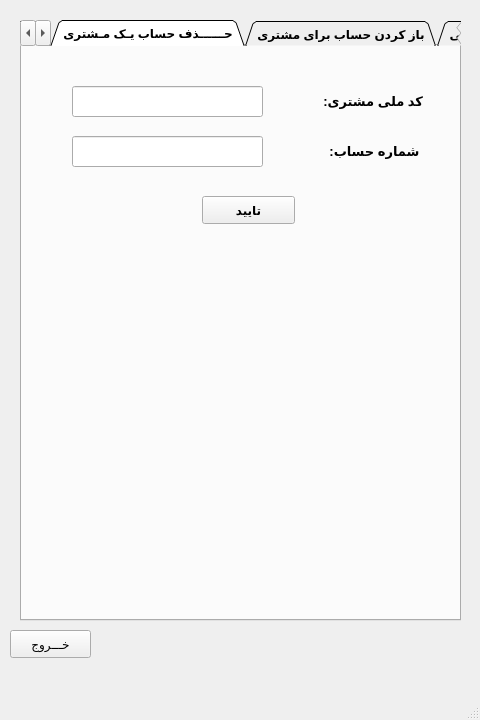
<?xml version="1.0" encoding="UTF-8"?>
<ui version="4.0">
 <class>Mnager</class>
 <widget class="QMainWindow" name="Mnager">
  <property name="geometry">
   <rect>
    <x>0</x>
    <y>0</y>
    <width>480</width>
    <height>720</height>
   </rect>
  </property>
  <property name="windowTitle">
   <string>MainWindow</string>
  </property>
  <widget class="QWidget" name="centralwidget">
   <widget class="QTabWidget" name="tabWidget">
    <property name="geometry">
     <rect>
      <x>20</x>
      <y>20</y>
      <width>441</width>
      <height>601</height>
     </rect>
    </property>
    <property name="font">
     <font>
      <weight>75</weight>
      <italic>false</italic>
      <bold>true</bold>
      <underline>false</underline>
      <kerning>false</kerning>
     </font>
    </property>
    <property name="cursor">
     <cursorShape>ArrowCursor</cursorShape>
    </property>
    <property name="mouseTracking">
     <bool>false</bool>
    </property>
    <property name="toolTip">
     <string/>
    </property>
    <property name="layoutDirection">
     <enum>Qt::RightToLeft</enum>
    </property>
    <property name="tabPosition">
     <enum>QTabWidget::North</enum>
    </property>
    <property name="tabShape">
     <enum>QTabWidget::Triangular</enum>
    </property>
    <property name="currentIndex">
     <number>5</number>
    </property>
    <property name="elideMode">
     <enum>Qt::ElideNone</enum>
    </property>
    <property name="usesScrollButtons">
     <bool>true</bool>
    </property>
    <property name="documentMode">
     <bool>false</bool>
    </property>
    <property name="tabsClosable">
     <bool>false</bool>
    </property>
    <property name="movable">
     <bool>true</bool>
    </property>
    <property name="tabBarAutoHide">
     <bool>false</bool>
    </property>
    <widget class="QWidget" name="tab_leave_4">
     <attribute name="title">
      <string>درخــــواســـت مـــرخــصـــی</string>
     </attribute>
     <widget class="QTextBrowser" name="text_qu_13">
      <property name="geometry">
       <rect>
        <x>20</x>
        <y>30</y>
        <width>391</width>
        <height>51</height>
       </rect>
      </property>
      <property name="font">
       <font>
        <family>System</family>
        <weight>75</weight>
        <italic>false</italic>
        <bold>true</bold>
        <underline>false</underline>
        <kerning>false</kerning>
       </font>
      </property>
      <property name="frameShape">
       <enum>QFrame::Box</enum>
      </property>
      <property name="frameShadow">
       <enum>QFrame::Sunken</enum>
      </property>
      <property name="lineWidth">
       <number>1</number>
      </property>
      <property name="html">
       <string>&lt;!DOCTYPE HTML PUBLIC &quot;-//W3C//DTD HTML 4.0//EN&quot; &quot;http://www.w3.org/TR/REC-html40/strict.dtd&quot;&gt;
&lt;html&gt;&lt;head&gt;&lt;meta name=&quot;qrichtext&quot; content=&quot;1&quot; /&gt;&lt;style type=&quot;text/css&quot;&gt;
p, li { white-space: pre-wrap; }
&lt;/style&gt;&lt;/head&gt;&lt;body style=&quot; font-family:'System'; font-size:7.8pt; font-weight:600; font-style:normal;&quot;&gt;
&lt;p align=&quot;right&quot; dir='rtl' style=&quot; margin-top:0px; margin-bottom:0px; margin-left:0px; margin-right:0px; -qt-block-indent:0; text-indent:0px;&quot;&gt;&lt;span style=&quot; font-family:'MS Shell Dlg 2'; font-size:16pt; font-weight:400; vertical-align:super;&quot;&gt;لطفا جهت ثبت در خواست مرخصی کادر زیر وارد کنید.&lt;/span&gt;&lt;/p&gt;&lt;/body&gt;&lt;/html&gt;</string>
      </property>
     </widget>
     <widget class="QGroupBox" name="groupBox_leave_4">
      <property name="geometry">
       <rect>
        <x>10</x>
        <y>110</y>
        <width>411</width>
        <height>171</height>
       </rect>
      </property>
      <property name="title">
       <string>برگه درخواست مرخصی</string>
      </property>
      <widget class="QTextBrowser" name="text_qu_14">
       <property name="geometry">
        <rect>
         <x>10</x>
         <y>30</y>
         <width>391</width>
         <height>131</height>
        </rect>
       </property>
       <property name="font">
        <font>
         <family>System</family>
         <weight>75</weight>
         <italic>false</italic>
         <bold>true</bold>
         <underline>false</underline>
         <kerning>false</kerning>
        </font>
       </property>
       <property name="frameShape">
        <enum>QFrame::Box</enum>
       </property>
       <property name="frameShadow">
        <enum>QFrame::Sunken</enum>
       </property>
       <property name="lineWidth">
        <number>1</number>
       </property>
       <property name="html">
        <string>&lt;!DOCTYPE HTML PUBLIC &quot;-//W3C//DTD HTML 4.0//EN&quot; &quot;http://www.w3.org/TR/REC-html40/strict.dtd&quot;&gt;
&lt;html&gt;&lt;head&gt;&lt;meta name=&quot;qrichtext&quot; content=&quot;1&quot; /&gt;&lt;style type=&quot;text/css&quot;&gt;
p, li { white-space: pre-wrap; }
&lt;/style&gt;&lt;/head&gt;&lt;body style=&quot; font-family:'System'; font-size:7.8pt; font-weight:600; font-style:normal;&quot;&gt;
&lt;p align=&quot;right&quot; dir='rtl' style=&quot; margin-top:0px; margin-bottom:0px; margin-left:0px; margin-right:0px; -qt-block-indent:0; text-indent:0px;&quot;&gt;&lt;span style=&quot; font-family:'MS Shell Dlg 2'; font-size:16pt; font-weight:400; vertical-align:super;&quot;&gt;اینجانب                                    &lt;/span&gt;&lt;/p&gt;
&lt;p align=&quot;right&quot; dir='rtl' style=&quot; margin-top:0px; margin-bottom:0px; margin-left:0px; margin-right:0px; -qt-block-indent:0; text-indent:0px;&quot;&gt;&lt;span style=&quot; font-family:'MS Shell Dlg 2'; font-size:16pt; font-weight:400; vertical-align:super;&quot;&gt;درخواست                         ساعت مرخصی را دارم.&lt;/span&gt;&lt;/p&gt;&lt;/body&gt;&lt;/html&gt;</string>
       </property>
      </widget>
      <widget class="QLineEdit" name="employee_firstname">
       <property name="enabled">
        <bool>false</bool>
       </property>
       <property name="geometry">
        <rect>
         <x>230</x>
         <y>40</y>
         <width>101</width>
         <height>21</height>
        </rect>
       </property>
      </widget>
      <widget class="QLineEdit" name="leave_hour_4">
       <property name="geometry">
        <rect>
         <x>220</x>
         <y>70</y>
         <width>91</width>
         <height>22</height>
        </rect>
       </property>
      </widget>
      <widget class="QPushButton" name="pushButton_apply_leave_4">
       <property name="geometry">
        <rect>
         <x>30</x>
         <y>120</y>
         <width>93</width>
         <height>28</height>
        </rect>
       </property>
       <property name="text">
        <string>تایید</string>
       </property>
      </widget>
      <widget class="QLineEdit" name="employee_lastname">
       <property name="enabled">
        <bool>false</bool>
       </property>
       <property name="geometry">
        <rect>
         <x>80</x>
         <y>40</y>
         <width>141</width>
         <height>21</height>
        </rect>
       </property>
      </widget>
     </widget>
    </widget>
    <widget class="QWidget" name="tab_overtime_4">
     <attribute name="title">
      <string>درخـــواســـت اضــافــه کـــار</string>
     </attribute>
     <widget class="QTextBrowser" name="text_qu_15">
      <property name="geometry">
       <rect>
        <x>20</x>
        <y>30</y>
        <width>391</width>
        <height>51</height>
       </rect>
      </property>
      <property name="font">
       <font>
        <family>System</family>
        <weight>75</weight>
        <italic>false</italic>
        <bold>true</bold>
        <underline>false</underline>
        <kerning>false</kerning>
       </font>
      </property>
      <property name="frameShape">
       <enum>QFrame::Box</enum>
      </property>
      <property name="frameShadow">
       <enum>QFrame::Sunken</enum>
      </property>
      <property name="lineWidth">
       <number>1</number>
      </property>
      <property name="html">
       <string>&lt;!DOCTYPE HTML PUBLIC &quot;-//W3C//DTD HTML 4.0//EN&quot; &quot;http://www.w3.org/TR/REC-html40/strict.dtd&quot;&gt;
&lt;html&gt;&lt;head&gt;&lt;meta name=&quot;qrichtext&quot; content=&quot;1&quot; /&gt;&lt;style type=&quot;text/css&quot;&gt;
p, li { white-space: pre-wrap; }
&lt;/style&gt;&lt;/head&gt;&lt;body style=&quot; font-family:'System'; font-size:7.8pt; font-weight:600; font-style:normal;&quot;&gt;
&lt;p align=&quot;right&quot; dir='rtl' style=&quot; margin-top:0px; margin-bottom:0px; margin-left:0px; margin-right:0px; -qt-block-indent:0; text-indent:0px;&quot;&gt;&lt;span style=&quot; font-family:'MS Shell Dlg 2'; font-size:16pt; font-weight:400; vertical-align:super;&quot;&gt;لطفا جهت ثبت در خواست اضافه کار کادر زیر وارد کنید.&lt;/span&gt;&lt;/p&gt;&lt;/body&gt;&lt;/html&gt;</string>
      </property>
     </widget>
     <widget class="QGroupBox" name="groupBox_overtime_4">
      <property name="geometry">
       <rect>
        <x>10</x>
        <y>110</y>
        <width>411</width>
        <height>171</height>
       </rect>
      </property>
      <property name="title">
       <string>برگه درخواست اضافه کار</string>
      </property>
      <widget class="QTextBrowser" name="text_qu_16">
       <property name="geometry">
        <rect>
         <x>10</x>
         <y>30</y>
         <width>391</width>
         <height>131</height>
        </rect>
       </property>
       <property name="font">
        <font>
         <family>System</family>
         <weight>75</weight>
         <italic>false</italic>
         <bold>true</bold>
         <underline>false</underline>
         <kerning>false</kerning>
        </font>
       </property>
       <property name="frameShape">
        <enum>QFrame::Box</enum>
       </property>
       <property name="frameShadow">
        <enum>QFrame::Sunken</enum>
       </property>
       <property name="lineWidth">
        <number>1</number>
       </property>
       <property name="html">
        <string>&lt;!DOCTYPE HTML PUBLIC &quot;-//W3C//DTD HTML 4.0//EN&quot; &quot;http://www.w3.org/TR/REC-html40/strict.dtd&quot;&gt;
&lt;html&gt;&lt;head&gt;&lt;meta name=&quot;qrichtext&quot; content=&quot;1&quot; /&gt;&lt;style type=&quot;text/css&quot;&gt;
p, li { white-space: pre-wrap; }
&lt;/style&gt;&lt;/head&gt;&lt;body style=&quot; font-family:'System'; font-size:7.8pt; font-weight:600; font-style:normal;&quot;&gt;
&lt;p align=&quot;right&quot; dir='rtl' style=&quot; margin-top:0px; margin-bottom:0px; margin-left:0px; margin-right:0px; -qt-block-indent:0; text-indent:0px;&quot;&gt;&lt;span style=&quot; font-family:'MS Shell Dlg 2'; font-size:16pt; font-weight:400; vertical-align:super;&quot;&gt;اینجانب                                    &lt;/span&gt;&lt;/p&gt;
&lt;p align=&quot;right&quot; dir='rtl' style=&quot; margin-top:0px; margin-bottom:0px; margin-left:0px; margin-right:0px; -qt-block-indent:0; text-indent:0px;&quot;&gt;&lt;span style=&quot; font-family:'MS Shell Dlg 2'; font-size:16pt; font-weight:400; vertical-align:super;&quot;&gt;درخواست                         ساعت اضافه کار را دارم.&lt;/span&gt;&lt;/p&gt;&lt;/body&gt;&lt;/html&gt;</string>
       </property>
      </widget>
      <widget class="QLineEdit" name="employee_firstname_2">
       <property name="enabled">
        <bool>false</bool>
       </property>
       <property name="geometry">
        <rect>
         <x>230</x>
         <y>40</y>
         <width>101</width>
         <height>21</height>
        </rect>
       </property>
      </widget>
      <widget class="QLineEdit" name="overtime_hour_4">
       <property name="geometry">
        <rect>
         <x>220</x>
         <y>70</y>
         <width>91</width>
         <height>22</height>
        </rect>
       </property>
      </widget>
      <widget class="QPushButton" name="pushButton_apply_overtime_4">
       <property name="geometry">
        <rect>
         <x>30</x>
         <y>120</y>
         <width>93</width>
         <height>28</height>
        </rect>
       </property>
       <property name="text">
        <string>تایید</string>
       </property>
      </widget>
      <widget class="QLineEdit" name="employee_lastname_2">
       <property name="enabled">
        <bool>false</bool>
       </property>
       <property name="geometry">
        <rect>
         <x>80</x>
         <y>40</y>
         <width>141</width>
         <height>21</height>
        </rect>
       </property>
      </widget>
     </widget>
    </widget>
    <widget class="QWidget" name="tab_showCustomerInfo_4">
     <attribute name="title">
      <string>نمـــایش اطلاعات مـــشتــری</string>
     </attribute>
     <widget class="QLineEdit" name="cumtomer_natinal_code_show_info_4">
      <property name="geometry">
       <rect>
        <x>50</x>
        <y>40</y>
        <width>191</width>
        <height>31</height>
       </rect>
      </property>
     </widget>
     <widget class="QLabel" name="label_14">
      <property name="geometry">
       <rect>
        <x>250</x>
        <y>40</y>
        <width>151</width>
        <height>31</height>
       </rect>
      </property>
      <property name="font">
       <font>
        <pointsize>10</pointsize>
        <weight>75</weight>
        <italic>false</italic>
        <bold>true</bold>
        <underline>false</underline>
        <kerning>false</kerning>
       </font>
      </property>
      <property name="text">
       <string>کد ملی مشتری:</string>
      </property>
     </widget>
     <widget class="QPushButton" name="pushButton_show_customer_info_4">
      <property name="geometry">
       <rect>
        <x>180</x>
        <y>100</y>
        <width>93</width>
        <height>28</height>
       </rect>
      </property>
      <property name="text">
       <string>تایید</string>
      </property>
     </widget>
     <widget class="QTextEdit" name="customer_info_4">
      <property name="enabled">
       <bool>false</bool>
      </property>
      <property name="geometry">
       <rect>
        <x>50</x>
        <y>150</y>
        <width>341</width>
        <height>381</height>
       </rect>
      </property>
     </widget>
    </widget>
    <widget class="QWidget" name="tab_showPersonalInfo_4">
     <attribute name="title">
      <string>نمایش اطـــلاعـــات شـــخصی</string>
     </attribute>
     <widget class="QTextEdit" name="employee_info_4">
      <property name="enabled">
       <bool>false</bool>
      </property>
      <property name="geometry">
       <rect>
        <x>30</x>
        <y>30</y>
        <width>371</width>
        <height>511</height>
       </rect>
      </property>
      <property name="font">
       <font>
        <pointsize>10</pointsize>
        <weight>50</weight>
        <italic>false</italic>
        <bold>false</bold>
        <underline>false</underline>
        <kerning>false</kerning>
       </font>
      </property>
     </widget>
    </widget>
    <widget class="QWidget" name="tab_openAccount_4">
     <attribute name="title">
      <string>باز کردن حساب برای مشتری</string>
     </attribute>
     <widget class="QLabel" name="label_15">
      <property name="geometry">
       <rect>
        <x>250</x>
        <y>40</y>
        <width>151</width>
        <height>31</height>
       </rect>
      </property>
      <property name="font">
       <font>
        <pointsize>10</pointsize>
        <weight>75</weight>
        <italic>false</italic>
        <bold>true</bold>
        <underline>false</underline>
        <kerning>false</kerning>
       </font>
      </property>
      <property name="text">
       <string>کد ملی مشتری:</string>
      </property>
     </widget>
     <widget class="QLineEdit" name="cumtomer_natinal_code_open_account_7">
      <property name="geometry">
       <rect>
        <x>50</x>
        <y>40</y>
        <width>191</width>
        <height>31</height>
       </rect>
      </property>
     </widget>
     <widget class="QPushButton" name="pushButton_open_account_4">
      <property name="geometry">
       <rect>
        <x>180</x>
        <y>250</y>
        <width>93</width>
        <height>28</height>
       </rect>
      </property>
      <property name="text">
       <string>تایید</string>
      </property>
     </widget>
     <widget class="QLineEdit" name="cumtomer_money_for_open_account_8">
      <property name="geometry">
       <rect>
        <x>50</x>
        <y>90</y>
        <width>191</width>
        <height>31</height>
       </rect>
      </property>
     </widget>
     <widget class="QLabel" name="label_16">
      <property name="geometry">
       <rect>
        <x>250</x>
        <y>90</y>
        <width>151</width>
        <height>31</height>
       </rect>
      </property>
      <property name="font">
       <font>
        <pointsize>10</pointsize>
        <weight>75</weight>
        <italic>false</italic>
        <bold>true</bold>
        <underline>false</underline>
        <kerning>false</kerning>
       </font>
      </property>
      <property name="text">
       <string>مبلغ ابتدایی:</string>
      </property>
     </widget>
     <widget class="QTextBrowser" name="lable_13">
      <property name="enabled">
       <bool>false</bool>
      </property>
      <property name="geometry">
       <rect>
        <x>30</x>
        <y>140</y>
        <width>371</width>
        <height>91</height>
       </rect>
      </property>
      <property name="font">
       <font>
        <family>Zilla Slab Light</family>
        <weight>75</weight>
        <italic>false</italic>
        <bold>true</bold>
        <underline>false</underline>
        <kerning>false</kerning>
       </font>
      </property>
      <property name="html">
       <string>&lt;!DOCTYPE HTML PUBLIC &quot;-//W3C//DTD HTML 4.0//EN&quot; &quot;http://www.w3.org/TR/REC-html40/strict.dtd&quot;&gt;
&lt;html&gt;&lt;head&gt;&lt;meta name=&quot;qrichtext&quot; content=&quot;1&quot; /&gt;&lt;style type=&quot;text/css&quot;&gt;
p, li { white-space: pre-wrap; }
&lt;/style&gt;&lt;/head&gt;&lt;body style=&quot; font-family:'Zilla Slab Light'; font-size:7.8pt; font-weight:600; font-style:normal;&quot;&gt;
&lt;p align=&quot;justify&quot; dir='rtl' style=&quot; margin-top:0px; margin-bottom:0px; margin-left:0px; margin-right:0px; -qt-block-indent:0; text-indent:0px;&quot;&gt;&lt;span style=&quot; font-family:'MS Shell Dlg 2'; font-size:12pt; font-weight:400; vertical-align:super;&quot;&gt;توجه!!!&lt;/span&gt;&lt;/p&gt;
&lt;p align=&quot;justify&quot; dir='rtl' style=&quot; margin-top:0px; margin-bottom:0px; margin-left:0px; margin-right:0px; -qt-block-indent:0; text-indent:0px;&quot;&gt;&lt;span style=&quot; font-family:'MS Shell Dlg 2'; font-size:12pt; font-weight:400; vertical-align:super;&quot;&gt; مبلغ واریزی ابتدایی ، جهت افتتحاح حساب باید حداقل&lt;/span&gt;&lt;/p&gt;
&lt;p align=&quot;justify&quot; dir='rtl' style=&quot; margin-top:0px; margin-bottom:0px; margin-left:0px; margin-right:0px; -qt-block-indent:0; text-indent:0px;&quot;&gt;&lt;span style=&quot; font-family:'MS Shell Dlg 2'; font-size:12pt; font-weight:400; vertical-align:super;&quot;&gt; 000 50 تومان باشد.&lt;/span&gt;&lt;/p&gt;&lt;/body&gt;&lt;/html&gt;</string>
      </property>
     </widget>
    </widget>
    <widget class="QWidget" name="tab_deleteAccount_4">
     <attribute name="title">
      <string>حــــــذف حساب یـک مـشتری</string>
     </attribute>
     <widget class="QLabel" name="label_17">
      <property name="geometry">
       <rect>
        <x>250</x>
        <y>40</y>
        <width>151</width>
        <height>31</height>
       </rect>
      </property>
      <property name="font">
       <font>
        <pointsize>10</pointsize>
        <weight>75</weight>
        <italic>false</italic>
        <bold>true</bold>
        <underline>false</underline>
        <kerning>false</kerning>
       </font>
      </property>
      <property name="text">
       <string>کد ملی مشتری:</string>
      </property>
     </widget>
     <widget class="QLineEdit" name="cumtomer_natinal_code_delete_account_4">
      <property name="geometry">
       <rect>
        <x>50</x>
        <y>40</y>
        <width>191</width>
        <height>31</height>
       </rect>
      </property>
     </widget>
     <widget class="QPushButton" name="pushButton_delete_account_4">
      <property name="geometry">
       <rect>
        <x>180</x>
        <y>150</y>
        <width>93</width>
        <height>28</height>
       </rect>
      </property>
      <property name="text">
       <string>تایید</string>
      </property>
     </widget>
     <widget class="QLabel" name="label_18">
      <property name="geometry">
       <rect>
        <x>250</x>
        <y>90</y>
        <width>151</width>
        <height>31</height>
       </rect>
      </property>
      <property name="font">
       <font>
        <pointsize>10</pointsize>
        <weight>75</weight>
        <italic>false</italic>
        <bold>true</bold>
        <underline>false</underline>
        <kerning>false</kerning>
       </font>
      </property>
      <property name="text">
       <string> شماره حساب:</string>
      </property>
     </widget>
     <widget class="QLineEdit" name="cumtomer_money_for_delete_account">
      <property name="geometry">
       <rect>
        <x>50</x>
        <y>90</y>
        <width>191</width>
        <height>31</height>
       </rect>
      </property>
     </widget>
    </widget>
    <widget class="QWidget" name="tab_show_employee_info">
     <attribute name="title">
      <string>نمایش اطلاعات کارمند</string>
     </attribute>
     <widget class="QLabel" name="label">
      <property name="geometry">
       <rect>
        <x>230</x>
        <y>50</y>
        <width>181</width>
        <height>20</height>
       </rect>
      </property>
      <property name="font">
       <font>
        <pointsize>10</pointsize>
        <weight>75</weight>
        <italic>false</italic>
        <bold>true</bold>
        <underline>false</underline>
        <kerning>false</kerning>
       </font>
      </property>
      <property name="text">
       <string>کد پرســــنلی کارمند:</string>
      </property>
     </widget>
     <widget class="QLineEdit" name="input_employees_personalcode">
      <property name="geometry">
       <rect>
        <x>30</x>
        <y>50</y>
        <width>191</width>
        <height>22</height>
       </rect>
      </property>
     </widget>
     <widget class="QTextEdit" name="employee_info_formanager">
      <property name="enabled">
       <bool>false</bool>
      </property>
      <property name="geometry">
       <rect>
        <x>30</x>
        <y>140</y>
        <width>371</width>
        <height>401</height>
       </rect>
      </property>
     </widget>
     <widget class="QPushButton" name="Button_show_employee_info">
      <property name="geometry">
       <rect>
        <x>150</x>
        <y>100</y>
        <width>121</width>
        <height>28</height>
       </rect>
      </property>
      <property name="text">
       <string>نمایش اطلاعات</string>
      </property>
     </widget>
    </widget>
    <widget class="QWidget" name="tab_recruiment">
     <attribute name="title">
      <string>استخدام</string>
     </attribute>
     <widget class="QLabel" name="label_2">
      <property name="geometry">
       <rect>
        <x>314</x>
        <y>100</y>
        <width>81</width>
        <height>20</height>
       </rect>
      </property>
      <property name="text">
       <string>نام خانوادگی:</string>
      </property>
     </widget>
     <widget class="QLabel" name="label_3">
      <property name="geometry">
       <rect>
        <x>340</x>
        <y>70</y>
        <width>55</width>
        <height>16</height>
       </rect>
      </property>
      <property name="text">
       <string>نام:</string>
      </property>
     </widget>
     <widget class="QLabel" name="label_4">
      <property name="geometry">
       <rect>
        <x>340</x>
        <y>130</y>
        <width>55</width>
        <height>16</height>
       </rect>
      </property>
      <property name="text">
       <string>کدملی:</string>
      </property>
     </widget>
     <widget class="QLabel" name="label_5">
      <property name="geometry">
       <rect>
        <x>84</x>
        <y>20</y>
        <width>311</width>
        <height>20</height>
       </rect>
      </property>
      <property name="font">
       <font>
        <pointsize>10</pointsize>
        <weight>75</weight>
        <italic>false</italic>
        <bold>true</bold>
        <underline>false</underline>
        <kerning>false</kerning>
       </font>
      </property>
      <property name="text">
       <string>لطفا اطلاعات زیر را کامل کنید.</string>
      </property>
     </widget>
     <widget class="QLabel" name="label_6">
      <property name="geometry">
       <rect>
        <x>324</x>
        <y>210</y>
        <width>71</width>
        <height>20</height>
       </rect>
      </property>
      <property name="text">
       <string>تاریخ تولد:</string>
      </property>
     </widget>
     <widget class="QLabel" name="label_7">
      <property name="geometry">
       <rect>
        <x>250</x>
        <y>180</y>
        <width>55</width>
        <height>16</height>
       </rect>
      </property>
      <property name="text">
       <string>روز</string>
      </property>
     </widget>
     <widget class="QLabel" name="label_8">
      <property name="geometry">
       <rect>
        <x>180</x>
        <y>180</y>
        <width>55</width>
        <height>16</height>
       </rect>
      </property>
      <property name="text">
       <string>ماه</string>
      </property>
     </widget>
     <widget class="QLabel" name="label_9">
      <property name="geometry">
       <rect>
        <x>110</x>
        <y>180</y>
        <width>55</width>
        <height>16</height>
       </rect>
      </property>
      <property name="text">
       <string>ســـال</string>
      </property>
     </widget>
     <widget class="QLabel" name="label_10">
      <property name="geometry">
       <rect>
        <x>260</x>
        <y>210</y>
        <width>16</width>
        <height>21</height>
       </rect>
      </property>
      <property name="text">
       <string>/</string>
      </property>
     </widget>
     <widget class="QLineEdit" name="employee_firstname_3">
      <property name="geometry">
       <rect>
        <x>142</x>
        <y>70</y>
        <width>161</width>
        <height>22</height>
       </rect>
      </property>
     </widget>
     <widget class="QLineEdit" name="employee_lastname_3">
      <property name="geometry">
       <rect>
        <x>140</x>
        <y>100</y>
        <width>161</width>
        <height>22</height>
       </rect>
      </property>
     </widget>
     <widget class="QLineEdit" name="employee_natinal_code">
      <property name="geometry">
       <rect>
        <x>140</x>
        <y>130</y>
        <width>161</width>
        <height>22</height>
       </rect>
      </property>
     </widget>
     <widget class="QLineEdit" name="employee_birthday_day">
      <property name="geometry">
       <rect>
        <x>280</x>
        <y>210</y>
        <width>31</width>
        <height>22</height>
       </rect>
      </property>
     </widget>
     <widget class="QLineEdit" name="employee_birthday_month">
      <property name="geometry">
       <rect>
        <x>210</x>
        <y>210</y>
        <width>31</width>
        <height>22</height>
       </rect>
      </property>
     </widget>
     <widget class="QLineEdit" name="employee_birthday_year">
      <property name="geometry">
       <rect>
        <x>120</x>
        <y>210</y>
        <width>51</width>
        <height>22</height>
       </rect>
      </property>
     </widget>
     <widget class="QLabel" name="label_11">
      <property name="geometry">
       <rect>
        <x>190</x>
        <y>210</y>
        <width>16</width>
        <height>21</height>
       </rect>
      </property>
      <property name="text">
       <string>/</string>
      </property>
     </widget>
     <widget class="QPushButton" name="pushButton_add_employee">
      <property name="geometry">
       <rect>
        <x>170</x>
        <y>280</y>
        <width>101</width>
        <height>28</height>
       </rect>
      </property>
      <property name="text">
       <string>افزودن کارمند</string>
      </property>
     </widget>
    </widget>
    <widget class="QWidget" name="tab_laying_out">
     <attribute name="title">
      <string>اخراج یک کارمند</string>
     </attribute>
     <widget class="QLabel" name="label_12">
      <property name="geometry">
       <rect>
        <x>230</x>
        <y>50</y>
        <width>181</width>
        <height>20</height>
       </rect>
      </property>
      <property name="font">
       <font>
        <pointsize>10</pointsize>
        <weight>75</weight>
        <italic>false</italic>
        <bold>true</bold>
        <underline>false</underline>
        <kerning>false</kerning>
       </font>
      </property>
      <property name="text">
       <string>کد پرســــنلی کارمند:</string>
      </property>
     </widget>
     <widget class="QLineEdit" name="input_employees_personalcode_layingout">
      <property name="geometry">
       <rect>
        <x>30</x>
        <y>50</y>
        <width>191</width>
        <height>22</height>
       </rect>
      </property>
     </widget>
     <widget class="QPushButton" name="Button_layingout">
      <property name="geometry">
       <rect>
        <x>150</x>
        <y>100</y>
        <width>121</width>
        <height>28</height>
       </rect>
      </property>
      <property name="text">
       <string>اخراج کارمند</string>
      </property>
     </widget>
    </widget>
   </widget>
   <widget class="QPushButton" name="pushButton_close">
    <property name="geometry">
     <rect>
      <x>10</x>
      <y>630</y>
      <width>81</width>
      <height>28</height>
     </rect>
    </property>
    <property name="text">
     <string>خـــروج</string>
    </property>
   </widget>
  </widget>
  <widget class="QMenuBar" name="menubar">
   <property name="geometry">
    <rect>
     <x>0</x>
     <y>0</y>
     <width>480</width>
     <height>26</height>
    </rect>
   </property>
  </widget>
  <widget class="QStatusBar" name="statusbar"/>
 </widget>
 <resources/>
 <connections>
  <connection>
   <sender>pushButton_close</sender>
   <signal>clicked()</signal>
   <receiver>Mnager</receiver>
   <slot>close()</slot>
   <hints>
    <hint type="sourcelabel">
     <x>51</x>
     <y>676</y>
    </hint>
    <hint type="destinationlabel">
     <x>173</x>
     <y>667</y>
    </hint>
   </hints>
  </connection>
 </connections>
</ui>
